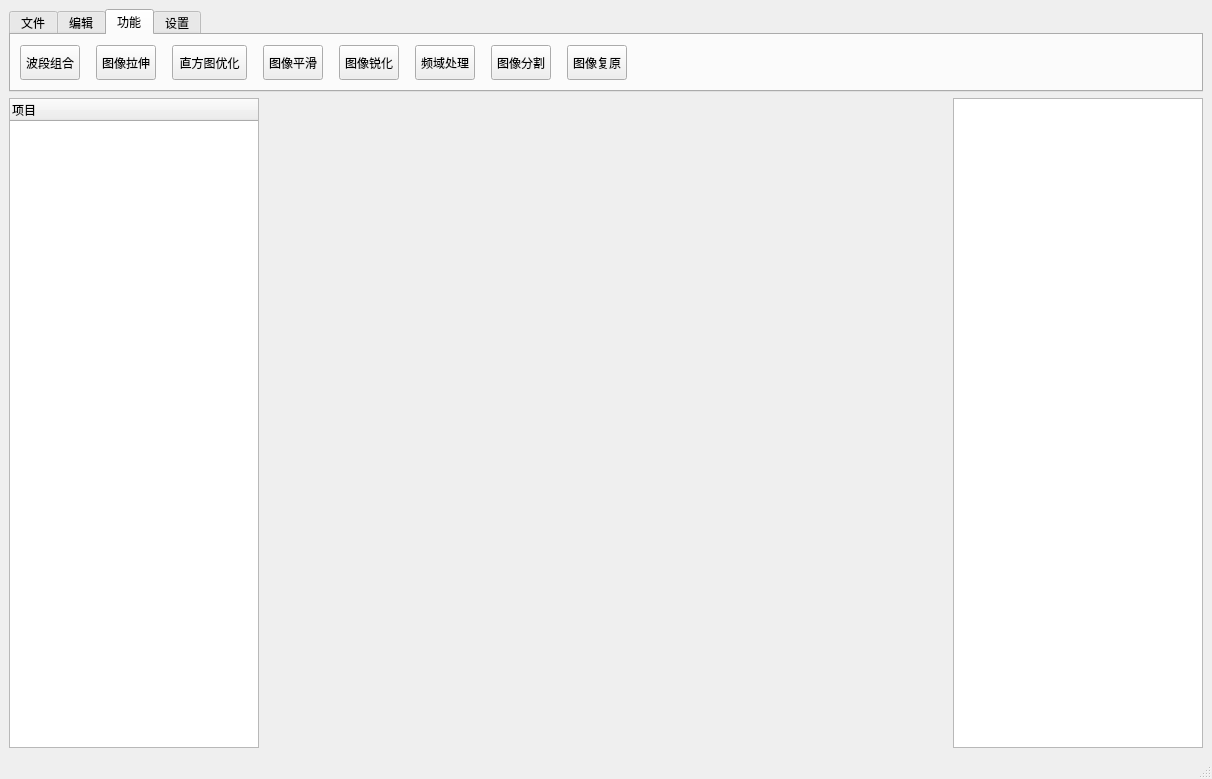
<?xml version="1.0" encoding="UTF-8"?>
<ui version="4.0">
 <class>MainWindow</class>
 <widget class="QMainWindow" name="MainWindow">
  <property name="geometry">
   <rect>
    <x>0</x>
    <y>0</y>
    <width>1212</width>
    <height>779</height>
   </rect>
  </property>
  <property name="windowTitle">
   <string>MainWindow</string>
  </property>
  <widget class="QWidget" name="centralwidget">
   <layout class="QVBoxLayout" name="verticalLayout_2">
    <item>
     <widget class="QTabWidget" name="tabWidget">
      <property name="sizePolicy">
       <sizepolicy hsizetype="Preferred" vsizetype="Preferred">
        <horstretch>0</horstretch>
        <verstretch>0</verstretch>
       </sizepolicy>
      </property>
      <property name="minimumSize">
       <size>
        <width>0</width>
        <height>70</height>
       </size>
      </property>
      <property name="acceptDrops">
       <bool>false</bool>
      </property>
      <property name="autoFillBackground">
       <bool>false</bool>
      </property>
      <property name="currentIndex">
       <number>2</number>
      </property>
      <widget class="QWidget" name="tab_file">
       <attribute name="title">
        <string>文件</string>
       </attribute>
       <layout class="QGridLayout" name="gridLayout">
        <item row="0" column="6">
         <spacer name="horizontalSpacer_5">
          <property name="orientation">
           <enum>Qt::Horizontal</enum>
          </property>
          <property name="sizeType">
           <enum>QSizePolicy::Preferred</enum>
          </property>
          <property name="sizeHint" stdset="0">
           <size>
            <width>10</width>
            <height>20</height>
           </size>
          </property>
         </spacer>
        </item>
        <item row="0" column="1">
         <spacer name="horizontalSpacer">
          <property name="orientation">
           <enum>Qt::Horizontal</enum>
          </property>
          <property name="sizeType">
           <enum>QSizePolicy::Preferred</enum>
          </property>
          <property name="sizeHint" stdset="0">
           <size>
            <width>10</width>
            <height>20</height>
           </size>
          </property>
         </spacer>
        </item>
        <item row="0" column="5">
         <widget class="QPushButton" name="pushButton_save">
          <property name="minimumSize">
           <size>
            <width>45</width>
            <height>35</height>
           </size>
          </property>
          <property name="maximumSize">
           <size>
            <width>35</width>
            <height>35</height>
           </size>
          </property>
          <property name="text">
           <string>保存</string>
          </property>
         </widget>
        </item>
        <item row="0" column="0">
         <widget class="QPushButton" name="pushButton_new">
          <property name="minimumSize">
           <size>
            <width>45</width>
            <height>35</height>
           </size>
          </property>
          <property name="maximumSize">
           <size>
            <width>35</width>
            <height>35</height>
           </size>
          </property>
          <property name="text">
           <string>新建</string>
          </property>
         </widget>
        </item>
        <item row="0" column="4">
         <spacer name="horizontalSpacer_4">
          <property name="orientation">
           <enum>Qt::Horizontal</enum>
          </property>
          <property name="sizeType">
           <enum>QSizePolicy::Preferred</enum>
          </property>
          <property name="sizeHint" stdset="0">
           <size>
            <width>10</width>
            <height>20</height>
           </size>
          </property>
         </spacer>
        </item>
        <item row="0" column="7">
         <widget class="QPushButton" name="pushButton_close">
          <property name="minimumSize">
           <size>
            <width>45</width>
            <height>35</height>
           </size>
          </property>
          <property name="maximumSize">
           <size>
            <width>35</width>
            <height>35</height>
           </size>
          </property>
          <property name="text">
           <string>关闭</string>
          </property>
         </widget>
        </item>
        <item row="0" column="3">
         <widget class="QPushButton" name="pushButton_open">
          <property name="minimumSize">
           <size>
            <width>45</width>
            <height>35</height>
           </size>
          </property>
          <property name="maximumSize">
           <size>
            <width>35</width>
            <height>35</height>
           </size>
          </property>
          <property name="text">
           <string>打开</string>
          </property>
         </widget>
        </item>
        <item row="0" column="8">
         <spacer name="horizontalSpacer_3">
          <property name="orientation">
           <enum>Qt::Horizontal</enum>
          </property>
          <property name="sizeHint" stdset="0">
           <size>
            <width>40</width>
            <height>20</height>
           </size>
          </property>
         </spacer>
        </item>
       </layout>
      </widget>
      <widget class="QWidget" name="tab_edit">
       <attribute name="title">
        <string>编辑</string>
       </attribute>
       <layout class="QHBoxLayout" name="horizontalLayout_2">
        <item>
         <widget class="QPushButton" name="pushButton_saveAs">
          <property name="minimumSize">
           <size>
            <width>45</width>
            <height>35</height>
           </size>
          </property>
          <property name="maximumSize">
           <size>
            <width>35</width>
            <height>35</height>
           </size>
          </property>
          <property name="text">
           <string>另存为</string>
          </property>
         </widget>
        </item>
        <item>
         <spacer name="horizontalSpacer_11">
          <property name="orientation">
           <enum>Qt::Horizontal</enum>
          </property>
          <property name="sizeType">
           <enum>QSizePolicy::Fixed</enum>
          </property>
          <property name="sizeHint" stdset="0">
           <size>
            <width>10</width>
            <height>20</height>
           </size>
          </property>
         </spacer>
        </item>
        <item>
         <widget class="QPushButton" name="pushButton_10">
          <property name="minimumSize">
           <size>
            <width>35</width>
            <height>35</height>
           </size>
          </property>
          <property name="maximumSize">
           <size>
            <width>35</width>
            <height>35</height>
           </size>
          </property>
          <property name="text">
           <string>PushButton</string>
          </property>
         </widget>
        </item>
        <item>
         <spacer name="horizontalSpacer_13">
          <property name="orientation">
           <enum>Qt::Horizontal</enum>
          </property>
          <property name="sizeType">
           <enum>QSizePolicy::Fixed</enum>
          </property>
          <property name="sizeHint" stdset="0">
           <size>
            <width>10</width>
            <height>20</height>
           </size>
          </property>
         </spacer>
        </item>
        <item>
         <widget class="QPushButton" name="pushButton_11">
          <property name="minimumSize">
           <size>
            <width>35</width>
            <height>35</height>
           </size>
          </property>
          <property name="maximumSize">
           <size>
            <width>35</width>
            <height>35</height>
           </size>
          </property>
          <property name="text">
           <string>PushButton</string>
          </property>
         </widget>
        </item>
        <item>
         <spacer name="horizontalSpacer_14">
          <property name="orientation">
           <enum>Qt::Horizontal</enum>
          </property>
          <property name="sizeType">
           <enum>QSizePolicy::Fixed</enum>
          </property>
          <property name="sizeHint" stdset="0">
           <size>
            <width>10</width>
            <height>20</height>
           </size>
          </property>
         </spacer>
        </item>
        <item>
         <widget class="QPushButton" name="pushButton_12">
          <property name="minimumSize">
           <size>
            <width>35</width>
            <height>35</height>
           </size>
          </property>
          <property name="maximumSize">
           <size>
            <width>35</width>
            <height>35</height>
           </size>
          </property>
          <property name="text">
           <string>PushButton</string>
          </property>
         </widget>
        </item>
        <item>
         <spacer name="horizontalSpacer_12">
          <property name="orientation">
           <enum>Qt::Horizontal</enum>
          </property>
          <property name="sizeHint" stdset="0">
           <size>
            <width>40</width>
            <height>20</height>
           </size>
          </property>
         </spacer>
        </item>
       </layout>
      </widget>
      <widget class="QWidget" name="tab">
       <attribute name="title">
        <string>功能</string>
       </attribute>
       <layout class="QHBoxLayout" name="horizontalLayout_5">
        <item>
         <widget class="QPushButton" name="pushButton_bandComb">
          <property name="minimumSize">
           <size>
            <width>60</width>
            <height>35</height>
           </size>
          </property>
          <property name="maximumSize">
           <size>
            <width>35</width>
            <height>35</height>
           </size>
          </property>
          <property name="text">
           <string>波段组合</string>
          </property>
         </widget>
        </item>
        <item>
         <spacer name="horizontalSpacer_31">
          <property name="orientation">
           <enum>Qt::Horizontal</enum>
          </property>
          <property name="sizeType">
           <enum>QSizePolicy::Fixed</enum>
          </property>
          <property name="sizeHint" stdset="0">
           <size>
            <width>10</width>
            <height>20</height>
           </size>
          </property>
         </spacer>
        </item>
        <item>
         <widget class="QPushButton" name="pushButton_imgStretch">
          <property name="minimumSize">
           <size>
            <width>60</width>
            <height>35</height>
           </size>
          </property>
          <property name="maximumSize">
           <size>
            <width>35</width>
            <height>35</height>
           </size>
          </property>
          <property name="text">
           <string>图像拉伸</string>
          </property>
         </widget>
        </item>
        <item>
         <spacer name="horizontalSpacer_32">
          <property name="orientation">
           <enum>Qt::Horizontal</enum>
          </property>
          <property name="sizeType">
           <enum>QSizePolicy::Fixed</enum>
          </property>
          <property name="sizeHint" stdset="0">
           <size>
            <width>10</width>
            <height>20</height>
           </size>
          </property>
         </spacer>
        </item>
        <item>
         <widget class="QPushButton" name="pushButton_histogram">
          <property name="minimumSize">
           <size>
            <width>75</width>
            <height>35</height>
           </size>
          </property>
          <property name="maximumSize">
           <size>
            <width>35</width>
            <height>35</height>
           </size>
          </property>
          <property name="text">
           <string>直方图优化</string>
          </property>
         </widget>
        </item>
        <item>
         <spacer name="horizontalSpacer_33">
          <property name="orientation">
           <enum>Qt::Horizontal</enum>
          </property>
          <property name="sizeType">
           <enum>QSizePolicy::Fixed</enum>
          </property>
          <property name="sizeHint" stdset="0">
           <size>
            <width>10</width>
            <height>20</height>
           </size>
          </property>
         </spacer>
        </item>
        <item>
         <widget class="QPushButton" name="pushButton_imgSmooth">
          <property name="minimumSize">
           <size>
            <width>60</width>
            <height>35</height>
           </size>
          </property>
          <property name="maximumSize">
           <size>
            <width>35</width>
            <height>35</height>
           </size>
          </property>
          <property name="text">
           <string>图像平滑</string>
          </property>
         </widget>
        </item>
        <item>
         <spacer name="horizontalSpacer_34">
          <property name="orientation">
           <enum>Qt::Horizontal</enum>
          </property>
          <property name="sizeType">
           <enum>QSizePolicy::Fixed</enum>
          </property>
          <property name="sizeHint" stdset="0">
           <size>
            <width>10</width>
            <height>20</height>
           </size>
          </property>
         </spacer>
        </item>
        <item>
         <widget class="QPushButton" name="pushButton_imgSharpening">
          <property name="minimumSize">
           <size>
            <width>60</width>
            <height>35</height>
           </size>
          </property>
          <property name="maximumSize">
           <size>
            <width>35</width>
            <height>35</height>
           </size>
          </property>
          <property name="text">
           <string>图像锐化</string>
          </property>
         </widget>
        </item>
        <item>
         <spacer name="horizontalSpacer_35">
          <property name="orientation">
           <enum>Qt::Horizontal</enum>
          </property>
          <property name="sizeType">
           <enum>QSizePolicy::Fixed</enum>
          </property>
          <property name="sizeHint" stdset="0">
           <size>
            <width>10</width>
            <height>20</height>
           </size>
          </property>
         </spacer>
        </item>
        <item>
         <widget class="QPushButton" name="pushButton_frequency">
          <property name="minimumSize">
           <size>
            <width>60</width>
            <height>35</height>
           </size>
          </property>
          <property name="maximumSize">
           <size>
            <width>35</width>
            <height>35</height>
           </size>
          </property>
          <property name="text">
           <string>频域处理</string>
          </property>
         </widget>
        </item>
        <item>
         <spacer name="horizontalSpacer_36">
          <property name="orientation">
           <enum>Qt::Horizontal</enum>
          </property>
          <property name="sizeType">
           <enum>QSizePolicy::Fixed</enum>
          </property>
          <property name="sizeHint" stdset="0">
           <size>
            <width>10</width>
            <height>20</height>
           </size>
          </property>
         </spacer>
        </item>
        <item>
         <widget class="QPushButton" name="pushButton_imgSeg">
          <property name="minimumSize">
           <size>
            <width>60</width>
            <height>35</height>
           </size>
          </property>
          <property name="maximumSize">
           <size>
            <width>35</width>
            <height>35</height>
           </size>
          </property>
          <property name="text">
           <string>图像分割</string>
          </property>
         </widget>
        </item>
        <item>
         <spacer name="horizontalSpacer_37">
          <property name="orientation">
           <enum>Qt::Horizontal</enum>
          </property>
          <property name="sizeType">
           <enum>QSizePolicy::Fixed</enum>
          </property>
          <property name="sizeHint" stdset="0">
           <size>
            <width>10</width>
            <height>20</height>
           </size>
          </property>
         </spacer>
        </item>
        <item>
         <widget class="QPushButton" name="pushButton_imgRestore">
          <property name="minimumSize">
           <size>
            <width>60</width>
            <height>35</height>
           </size>
          </property>
          <property name="maximumSize">
           <size>
            <width>35</width>
            <height>35</height>
           </size>
          </property>
          <property name="text">
           <string>图像复原</string>
          </property>
         </widget>
        </item>
        <item>
         <spacer name="horizontalSpacer_30">
          <property name="orientation">
           <enum>Qt::Horizontal</enum>
          </property>
          <property name="sizeHint" stdset="0">
           <size>
            <width>40</width>
            <height>20</height>
           </size>
          </property>
         </spacer>
        </item>
       </layout>
      </widget>
      <widget class="QWidget" name="tab_2">
       <attribute name="title">
        <string>设置</string>
       </attribute>
      </widget>
     </widget>
    </item>
    <item>
     <layout class="QHBoxLayout" name="horizontalLayout">
      <item>
       <widget class="TreeMenu" name="treeWidget">
        <property name="sizePolicy">
         <sizepolicy hsizetype="Preferred" vsizetype="Expanding">
          <horstretch>0</horstretch>
          <verstretch>0</verstretch>
         </sizepolicy>
        </property>
        <property name="minimumSize">
         <size>
          <width>250</width>
          <height>0</height>
         </size>
        </property>
        <property name="maximumSize">
         <size>
          <width>250</width>
          <height>16777215</height>
         </size>
        </property>
        <column>
         <property name="text">
          <string>项目</string>
         </property>
        </column>
       </widget>
      </item>
      <item>
       <widget class="PictureBox" name="widget" native="true">
        <property name="acceptDrops">
         <bool>true</bool>
        </property>
       </widget>
      </item>
      <item>
       <widget class="QTableWidget" name="tableWidget">
        <property name="maximumSize">
         <size>
          <width>250</width>
          <height>16777215</height>
         </size>
        </property>
       </widget>
      </item>
     </layout>
    </item>
   </layout>
  </widget>
  <widget class="QStatusBar" name="statusbar"/>
 </widget>
 <customwidgets>
  <customwidget>
   <class>TreeMenu</class>
   <extends>QTreeWidget</extends>
   <header>include/treemenu.h</header>
  </customwidget>
  <customwidget>
   <class>PictureBox</class>
   <extends>QWidget</extends>
   <header>include/picturebox.h</header>
   <container>1</container>
  </customwidget>
 </customwidgets>
 <resources/>
 <connections/>
</ui>
